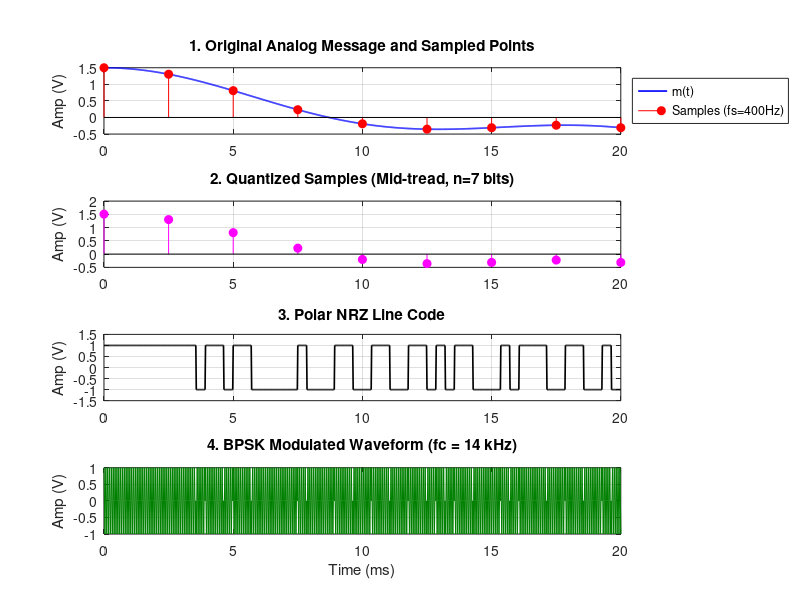
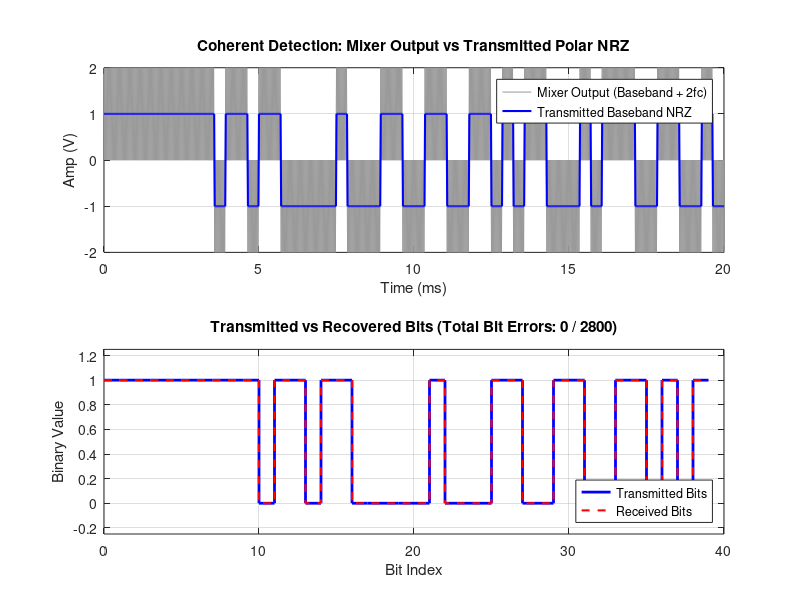
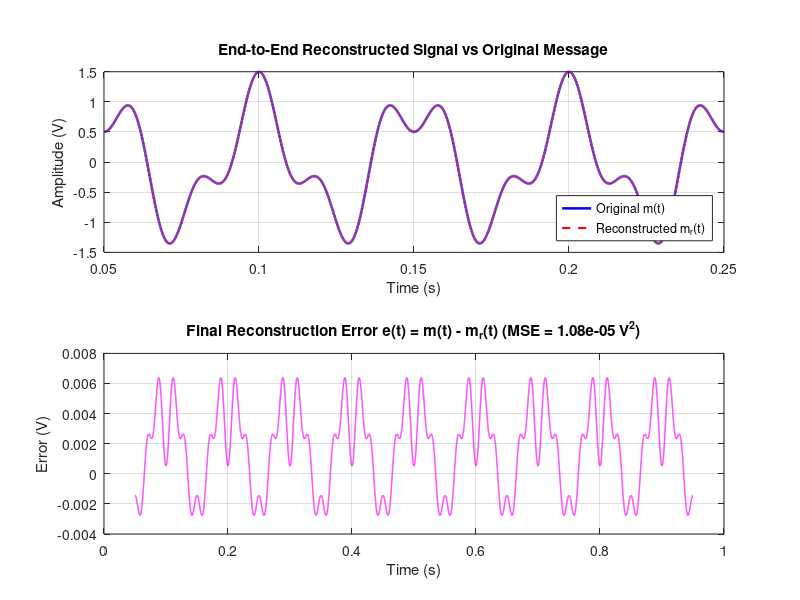
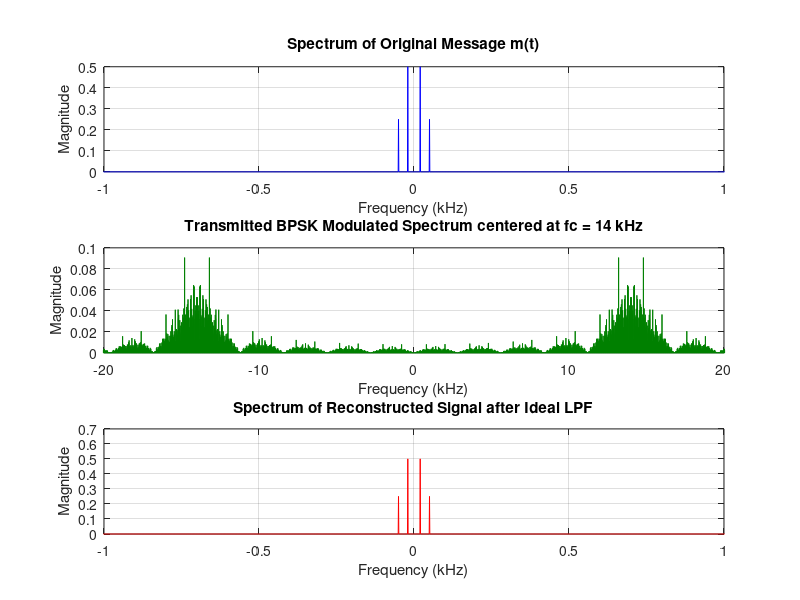

The MATLAB source for these figures, in order:
%% ECE 351s - Digital Communication, Part C: End-to-End System Integration
    %  Chain: message -> sample -> quantize -> PCM encode -> line code ->
    %         digital modulation -> coherent detection -> decode -> reconstruct
    clear; close all; clc;
  
    % Setup figure output directory
    fig_dir = 'digC_figures';
    if ~exist(fig_dir, 'dir'), mkdir(fig_dir); end
    set(0, 'DefaultFigurePosition', [100 100 1000 700]);
  
    %% =========================================================================
    %  1. TRANSMITTER CHAIN
    %  =========================================================================
  
    % --- Continuous-time message generation ---
    fsim = 56000;                       % Fine simulation sampling rate [Hz]
    T_total = 1.0;                      % Total duration [s]
    L_sim = fsim * T_total;
    t_sim = (0:L_sim-1) / fsim;
  
    % Analog message m(t)
    m_analog = cos(2*pi*20*t_sim) + 0.5*cos(2*pi*50*t_sim);
    W = 50;                             % Message bandwidth [Hz]                                           
                                                                                                           
    % --- Step 1: Sampling (fs = 400 Hz = 4x Nyquist) ---
    fs = 400;                           % Sampling rate [Hz]
    Ts = 1 / fs;
    N_step = round(fsim / fs);          % 140 grid points per sample                                       
    sample_indices = 1:N_step:L_sim;
    t_sampled = t_sim(sample_indices);
    m_sampled = m_analog(sample_indices);
    Ns = length(m_sampled);             % 400 samples
  
    % --- Step 2: Quantization (n = 7 bits, Mid-tread uniform quantizer) ---
    n = 7;                              % From Part A Item 4(d) (SQNR >= 40 dB)
    L_levels = 2^n;                     % 128 levels
    Vmax = 1.5;                         % Theoretical max amplitude
    Vmin = -1.3529;                     % Theoretical min amplitude
    R = Vmax - Vmin;                    % Dynamic range = 2.8529 V
    Delta = R / (L_levels - 1);         % Step size
    kmin = round(Vmin / Delta);
  
    % Mid-tread quantizer
    levels_idx = round(m_sampled / Delta);
    levels_idx(levels_idx > kmin + L_levels - 1) = kmin + L_levels - 1;
    levels_idx(levels_idx < kmin) = kmin;
    m_quantized = levels_idx * Delta;
  
    % --- Step 3: PCM Encoding ---
    % Map level indices to 0-indexed integers [0, 127]
    int_indices = levels_idx - kmin;
    tx_bits = zeros(1, Ns * n);
    for i = 1:Ns
        val = int_indices(i);
        for b = 1:n 
            tx_bits((i-1)*n + b) = bitget(val, n - b + 1);
        end
    end
    N_bits = length(tx_bits);           % 2800 bits
    Rb = N_bits / T_total;              % Bit rate = 2800 bits/s
    Tb = 1 / Rb;                        % Bit duration [s]
    spb = round(fsim * Tb);             % Samples per bit (20 samples)
  
    % --- Step 4: Line Coding (Polar NRZ) ---
    % Bit 1 -> +1 V, Bit 0 -> -1 V 
    tx_polar_nrz = kron(2*tx_bits - 1, ones(1, spb));
    tx_polar_nrz = tx_polar_nrz(1:L_sim);
  
    % --- Step 5: Digital Modulation (BPSK) --- 
    % Select carrier fc > Rb. Here fc = 14000 Hz = 5 * Rb                                                  
    fc = 14000;
    carrier_tx = cos(2*pi*fc*t_sim);
    tx_modulated = tx_polar_nrz .* carrier_tx;
  
    %% =========================================================================
    %  2. RECEIVER CHAIN
    %  =========================================================================
  
    % --- Step 6: Coherent Demodulation (BPSK Receiver) ---
    % Local oscillator (coherent: zero phase error)
    lo_rx = 2 * cos(2*pi*fc*t_sim);
    rx_mixed = tx_modulated .* lo_rx;  % Contains baseband + 2*fc component
  
    % Integrate-and-dump (matched filter) bit decision
    rx_bits = zeros(1, N_bits);
    for i = 1:N_bits
        idx_start = (i-1)*spb + 1;
        idx_end = i*spb;
        integ_val = mean(rx_mixed(idx_start:idx_end));
        rx_bits(i) = integ_val > 0;
    end
  
    % State bit errors
    num_bit_errors = sum(tx_bits ~= rx_bits);
    fprintf('Total Transmitted Bits : %d\n', N_bits); 
    fprintf('Bit Errors at Receiver : %d\n', num_bit_errors);
  
    % --- Step 7: PCM Decoding ---
    rx_int_indices = zeros(1, Ns); 
    for i = 1:Ns 
        val = 0; 
        for b = 1:n
            val = val + rx_bits((i-1)*n + b) * 2^(n - b);
        end
        rx_int_indices(i) = val;
    end
    rx_levels_idx = rx_int_indices + kmin;
    m_decoded = rx_levels_idx * Delta;
  
    % --- Step 8: Reconstruction Filter (Ideal Low-Pass Filter) ---
    % Create sampled pulse train on fine simulation grid
    m_impulse = zeros(1, L_sim); 
    m_impulse(sample_indices) = m_decoded;
  
    % Ideal LPF with cutoff fc_lpf = 50 Hz, gain = N_step 
    f_axis = (-L_sim/2 : L_sim/2 - 1) * (fsim / L_sim); 
    H_lpf = double(abs(f_axis) <= W) * N_step;
    M_impulse_fft = fftshift(fft(m_impulse));
    m_reconstructed = real(ifft(ifftshift(M_impulse_fft .* H_lpf)));
  
    %% =========================================================================
    %  3. ERROR MEASUREMENT & ANALYSIS 
    %  =========================================================================
    % Reconstruction error vs original analog message
    % Ignore 5% edge transients caused by finite-duration ideal LPF sinc tails 
    edge_margin = round(0.05 * L_sim); 
    eval_indices = edge_margin : (L_sim - edge_margin);
  
    recon_error = m_analog(eval_indices) - m_reconstructed(eval_indices); 
    recon_mse = mean(recon_error.^2); 
    quant_mse = mean((m_sampled - m_quantized).^2); 
  
    fprintf('Quantization MSE     : %.6e V^2\n', quant_mse);
    fprintf('Reconstruction MSE   : %.6e V^2\n', recon_mse);
    fprintf('Reconstruction SQNR  : %.2f dB\n', 10*log10(mean(m_analog(eval_indices).^2)/recon_mse));
  
    %% =========================================================================
    %  4. PLOTTING AND EXPORTING FIGURES
    %  =========================================================================
  
    % --- Figure 1: Transmitter Block Signals (Time domain zoom) ---
    figure(1); 
    tw_zoom = t_sim <= 0.02;  % First 20 ms
    tw_samp = t_sampled <= 0.02; 
    subplot(4,1,1);
    plot(t_sim(tw_zoom)*1000, m_analog(tw_zoom), 'b', 'LineWidth', 1.2); hold on;
    stem(t_sampled(tw_samp)*1000, m_sampled(tw_samp), 'r', 'filled');
    grid on; ylabel('Amp (V)'); title('1. Original Analog Message and Sampled Points');
    legend('m(t)', 'Samples (fs=400Hz)', 'Location', 'eastoutside');
  
    subplot(4,1,2); 
    stem(t_sampled(tw_samp)*1000, m_quantized(tw_samp), 'm', 'filled');
    grid on; ylabel('Amp (V)'); title('2. Quantized Samples (Mid-tread, n=7 bits)');
  
    subplot(4,1,3); 
    plot(t_sim(tw_zoom)*1000, tx_polar_nrz(tw_zoom), 'k', 'LineWidth', 1.2); 
    grid on; ylabel('Amp (V)'); ylim([-1.5 1.5]); title('3. Polar NRZ Line Code');
  
    subplot(4,1,4); 
    plot(t_sim(tw_zoom)*1000, tx_modulated(tw_zoom), 'Color', [0 0.5 0], 'LineWidth', 0.8);
    grid on; xlabel('Time (ms)'); ylabel('Amp (V)'); title('4. BPSK Modulated Waveform (fc = 14 kHz)');
    print('-dpng', '-r200', fullfile(fig_dir, '01_tx_blocks_waveform.png'));
  
    % --- Figure 2: Receiver Detection & Bit Verification ---
    figure(2);
    subplot(2,1,1); 
    plot(t_sim(tw_zoom)*1000, rx_mixed(tw_zoom), 'Color', [0.6 0.6 0.6]); hold on;
    plot(t_sim(tw_zoom)*1000, tx_polar_nrz(tw_zoom), 'b', 'LineWidth', 1.5);
    grid on; xlabel('Time (ms)'); ylabel('Amp (V)');
    title('Coherent Detection: Mixer Output vs Transmitted Polar NRZ');
    legend('Mixer Output (Baseband + 2fc)', 'Transmitted Baseband NRZ', 'Location', 'northeast');
  
    subplot(2,1,2);
    n_show_bits = 40; 
    stairs(0:n_show_bits-1, tx_bits(1:n_show_bits), 'b', 'LineWidth', 2); hold on;
    stairs(0:n_show_bits-1, rx_bits(1:n_show_bits), 'r--', 'LineWidth', 1.5);
    grid on; ylim([-0.25 1.25]); xlabel('Bit Index'); ylabel('Binary Value'); 
    title(sprintf('Transmitted vs Recovered Bits (Total Bit Errors: %d / %d)', num_bit_errors, N_bits));
    legend('Transmitted Bits', 'Received Bits', 'Location', 'southeast');
    print('-dpng', '-r200', fullfile(fig_dir, '02_rx_bit_recovery.png')); 
  
    % --- Figure 3: Reconstructed Analog Message vs Original ---                                           
    figure(3);
    subplot(2,1,1);
    tw_plot = t_sim >= 0.05 & t_sim <= 0.25;
    plot(t_sim(tw_plot), m_analog(tw_plot), 'b', 'LineWidth', 1.8); hold on;
    plot(t_sim(tw_plot), m_reconstructed(tw_plot), 'r--', 'LineWidth', 1.5);
    grid on; xlabel('Time (s)'); ylabel('Amplitude (V)');
    title('End-to-End Reconstructed Signal vs Original Message');
    legend('Original m(t)', 'Reconstructed m_r(t)', 'Location', 'southeast');
  
    subplot(2,1,2);
    plot(t_sim(eval_indices), recon_error, 'm', 'LineWidth', 1.0);
    grid on; xlabel('Time (s)'); ylabel('Error (V)');
    title(sprintf('Final Reconstruction Error e(t) = m(t) - m_r(t) (MSE = %.2e V^2)', recon_mse));         
    print('-dpng', '-r200', fullfile(fig_dir, '03_reconstruction_and_error.png'));
  
    % --- Figure 4: Spectra Across the Chain ---
    figure(4);
    f_plot = (-fsim/2:fsim/2-1);
    subplot(3,1,1);
    plot(f_axis/1000, abs(fftshift(fft(m_analog))) / L_sim, 'b');
    grid on; xlim([-1 1]); xlabel('Frequency (kHz)'); ylabel('Magnitude');
    title('Spectrum of Original Message m(t)');
  
    subplot(3,1,2);
    plot(f_axis/1000, abs(fftshift(fft(tx_modulated))) / L_sim, 'Color', [0 0.5 0]);
    grid on; xlim([-20 20]); xlabel('Frequency (kHz)'); ylabel('Magnitude');
    title('Transmitted BPSK Modulated Spectrum centered at fc = 14 kHz');
  
    subplot(3,1,3); 
    plot(f_axis/1000, abs(fftshift(fft(m_reconstructed))) / L_sim, 'r');
    grid on; xlim([-1 1]); xlabel('Frequency (kHz)'); ylabel('Magnitude');
    title('Spectrum of Reconstructed Signal after Ideal LPF');
    print('-dpng', '-r200', fullfile(fig_dir, '04_system_spectra.png'));
  
    fprintf('\nAll figures successfully saved in %s/\n', fig_dir);
